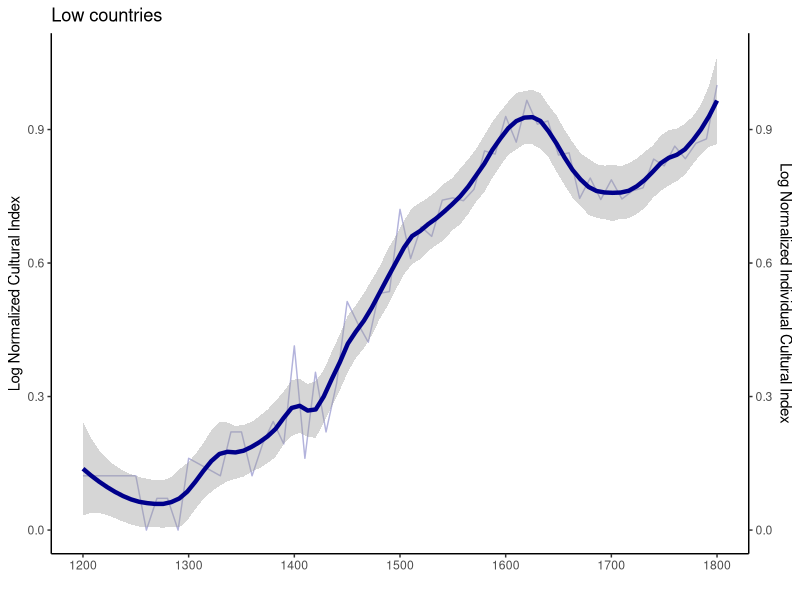

Generate this figure with R:
# source("r_visual_scripts/functions.R")
library("ggplot2")
library(dplyr)
library(ggrepel)

plot_trends <- function(df_decade, region_name, min_time, max_time, span) {
    # Filter by region
    df_decade <- df_decade[which(df_decade$region_name == region_name), ]
    df_decade <- df_decade[(df_decade$decade >= min_time) & (df_decade$decade <= max_time), ]
    df_decade$score <- log(1 + df_decade$score)
    df_decade$score <- (df_decade$score - min(df_decade$score)) / (max(df_decade$score) - min(df_decade$score))

    y_axis <- "Log Normalized Cultural Index"
    y_axis_2 <- "Log Normalized Individual Cultural Index"
    name <- region_name

    myplot <- ggplot(df_decade, aes(x = decade, y = score, color = region_name)) +
        geom_line(alpha = 0.3, linewidth = 0.5, colour = "darkblue") +
        geom_smooth(method = "loess", span = span, level = 0.95, linewidth = 1.5, colour = "darkblue") +
        scale_x_continuous(breaks = seq(floor(min_time / 100) * 100, floor(max_time / 100) * 100, 100)) +
        theme(panel.border = element_blank(), panel.grid.major = element_blank(), panel.grid.minor = element_blank(), axis.line = element_line(colour = "grey")) +
        theme(plot.title = element_text(hjust = 0.5)) +
        ggtitle(name) +
        xlab("") +
        # scale_y_continuous(name = y_axis) +
        scale_y_continuous(name = y_axis, sec.axis = sec_axis(trans = ~ . * 1, name = y_axis_2)) +
        guides(color = guide_legend("region_name")) +
        scale_color_hue(direction = 1, h.start = 180) +
        theme(legend.position = "none") +
        theme_classic()

    return(myplot)
}


region_name <- "Low countries"
min_date <- 1200
max_date <- 1800
df_decade <- read.csv(file = "../data/df_trends.csv", sep = ",", header = TRUE)

plot_trend <- plot_trends(df_decade, region_name, min_date, max_date, 0.2)
ggsave("test.png", plot = plot_trend, dpi = 300, width = 10, height = 8)
